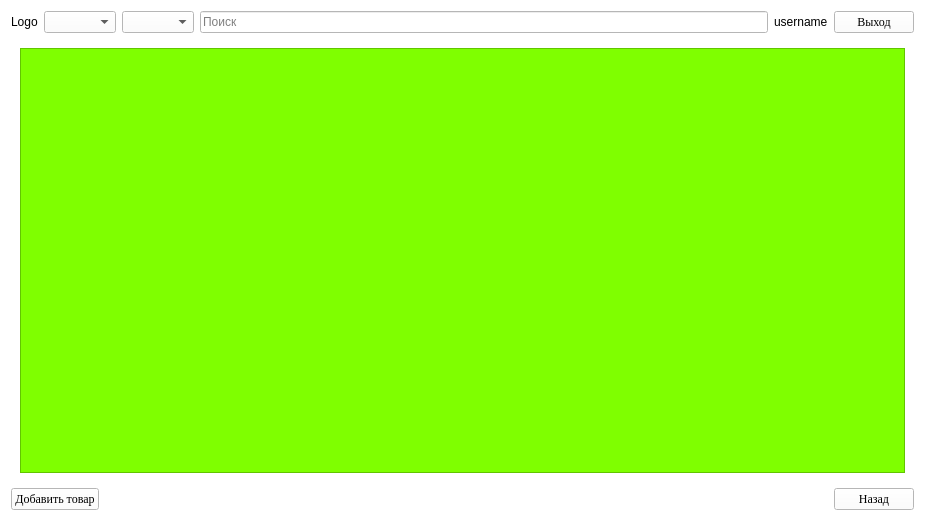
<?xml version="1.0" encoding="UTF-8"?>
<ui version="4.0">
 <class>widget_main</class>
 <widget class="QWidget" name="widget_main">
  <property name="geometry">
   <rect>
    <x>0</x>
    <y>0</y>
    <width>925</width>
    <height>521</height>
   </rect>
  </property>
  <property name="sizePolicy">
   <sizepolicy hsizetype="Fixed" vsizetype="Fixed">
    <horstretch>0</horstretch>
    <verstretch>0</verstretch>
   </sizepolicy>
  </property>
  <property name="windowTitle">
   <string>Form</string>
  </property>
  <property name="styleSheet">
   <string notr="true">QPushButton:pressed {
  background-color: rgb(0, 250, 154);
  color: black;
}

QWidget {
  background-color: rgb(255, 255, 255);
  color: black;
}
</string>
  </property>
  <layout class="QVBoxLayout" name="verticalLayout">
   <item>
    <widget class="QWidget" name="widget_header" native="true">
     <layout class="QHBoxLayout" name="horizontalLayout">
      <property name="leftMargin">
       <number>0</number>
      </property>
      <property name="topMargin">
       <number>0</number>
      </property>
      <property name="rightMargin">
       <number>0</number>
      </property>
      <property name="bottomMargin">
       <number>0</number>
      </property>
      <item>
       <widget class="QLabel" name="label_logo">
        <property name="sizePolicy">
         <sizepolicy hsizetype="Maximum" vsizetype="Maximum">
          <horstretch>0</horstretch>
          <verstretch>0</verstretch>
         </sizepolicy>
        </property>
        <property name="maximumSize">
         <size>
          <width>30</width>
          <height>30</height>
         </size>
        </property>
        <property name="text">
         <string>Logo</string>
        </property>
        <property name="scaledContents">
         <bool>true</bool>
        </property>
       </widget>
      </item>
      <item>
       <widget class="QComboBox" name="comboBox">
        <property name="sizePolicy">
         <sizepolicy hsizetype="Fixed" vsizetype="Fixed">
          <horstretch>0</horstretch>
          <verstretch>0</verstretch>
         </sizepolicy>
        </property>
        <property name="autoFillBackground">
         <bool>false</bool>
        </property>
       </widget>
      </item>
      <item>
       <widget class="QComboBox" name="comboBox_2">
        <property name="sizePolicy">
         <sizepolicy hsizetype="Fixed" vsizetype="Fixed">
          <horstretch>0</horstretch>
          <verstretch>0</verstretch>
         </sizepolicy>
        </property>
       </widget>
      </item>
      <item>
       <widget class="QLineEdit" name="lineEdit_search">
        <property name="toolTip">
         <string>&lt;html&gt;&lt;head/&gt;&lt;body&gt;&lt;p&gt;&lt;br/&gt;&lt;/p&gt;&lt;/body&gt;&lt;/html&gt;</string>
        </property>
        <property name="text">
         <string/>
        </property>
        <property name="placeholderText">
         <string>Поиск</string>
        </property>
       </widget>
      </item>
      <item alignment="Qt::AlignmentFlag::AlignRight">
       <widget class="QLabel" name="label_username">
        <property name="sizePolicy">
         <sizepolicy hsizetype="Fixed" vsizetype="Fixed">
          <horstretch>0</horstretch>
          <verstretch>0</verstretch>
         </sizepolicy>
        </property>
        <property name="text">
         <string>username</string>
        </property>
       </widget>
      </item>
      <item>
       <widget class="QPushButton" name="pushButton_exit">
        <property name="sizePolicy">
         <sizepolicy hsizetype="Fixed" vsizetype="Fixed">
          <horstretch>0</horstretch>
          <verstretch>0</verstretch>
         </sizepolicy>
        </property>
        <property name="font">
         <font>
          <family>Times New Roman</family>
         </font>
        </property>
        <property name="text">
         <string>Выход</string>
        </property>
       </widget>
      </item>
     </layout>
    </widget>
   </item>
   <item>
    <widget class="QWidget" name="widget" native="true">
     <property name="sizePolicy">
      <sizepolicy hsizetype="Expanding" vsizetype="Expanding">
       <horstretch>0</horstretch>
       <verstretch>0</verstretch>
      </sizepolicy>
     </property>
     <layout class="QVBoxLayout" name="verticalLayout_2">
      <item>
       <widget class="QScrollArea" name="scrollArea">
        <property name="styleSheet">
         <string notr="true">QWidget {
	background-color:  rgb(127, 255, 0);
}</string>
        </property>
        <property name="widgetResizable">
         <bool>true</bool>
        </property>
        <widget class="QWidget" name="scrollAreaWidgetContents">
         <property name="geometry">
          <rect>
           <x>0</x>
           <y>0</y>
           <width>885</width>
           <height>419</height>
          </rect>
         </property>
         <property name="styleSheet">
          <string notr="true">.scrollArea {  
background-color: rgb(127, 255, 0);
}
</string>
         </property>
         <layout class="QVBoxLayout" name="verticalLayout_card">
          <property name="spacing">
           <number>4</number>
          </property>
          <property name="leftMargin">
           <number>0</number>
          </property>
          <property name="topMargin">
           <number>0</number>
          </property>
          <property name="rightMargin">
           <number>0</number>
          </property>
          <property name="bottomMargin">
           <number>0</number>
          </property>
         </layout>
        </widget>
       </widget>
      </item>
     </layout>
    </widget>
   </item>
   <item>
    <widget class="QWidget" name="widget_bottom" native="true">
     <layout class="QHBoxLayout" name="horizontalLayout_2">
      <property name="leftMargin">
       <number>0</number>
      </property>
      <property name="topMargin">
       <number>0</number>
      </property>
      <property name="rightMargin">
       <number>0</number>
      </property>
      <property name="bottomMargin">
       <number>0</number>
      </property>
      <item>
       <widget class="QPushButton" name="pushButton_add">
        <property name="font">
         <font>
          <family>Times New Roman</family>
         </font>
        </property>
        <property name="text">
         <string>Добавить товар</string>
        </property>
       </widget>
      </item>
      <item>
       <spacer name="horizontalSpacer">
        <property name="orientation">
         <enum>Qt::Orientation::Horizontal</enum>
        </property>
        <property name="sizeHint" stdset="0">
         <size>
          <width>40</width>
          <height>20</height>
         </size>
        </property>
       </spacer>
      </item>
      <item>
       <widget class="QPushButton" name="pushButton_clear">
        <property name="font">
         <font>
          <family>Times New Roman</family>
         </font>
        </property>
        <property name="text">
         <string>Назад</string>
        </property>
       </widget>
      </item>
     </layout>
    </widget>
   </item>
  </layout>
 </widget>
 <resources/>
 <connections/>
</ui>
